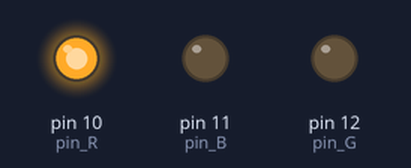
Recording of a program running on a simulated Raspberry Pi (header pin numbers). Parts: output pins drawn as LEDs (lit = HIGH).

Above: at 0.2 s.
At 1.2 s:
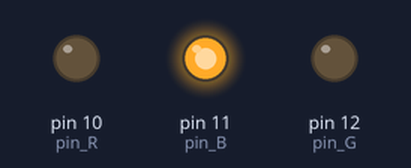
At 1.7 s:
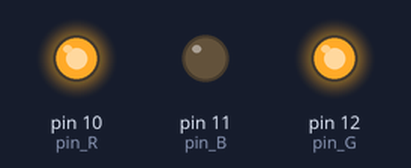
At 2.2 s:
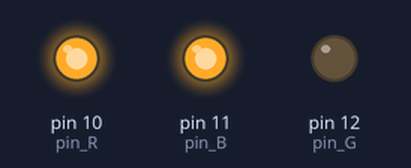
At 3.7 s:
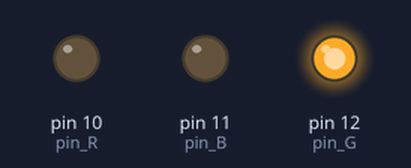
At 5.7 s:
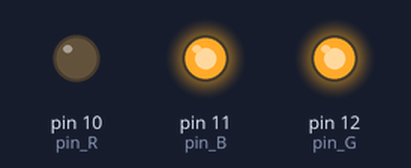
Timing chart, 0 to 6.9 s (numbered marks = the images above):
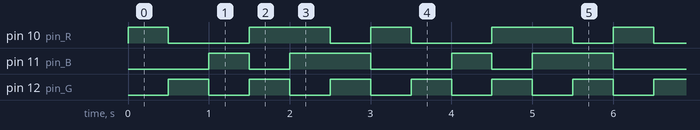

The program:

3colorLED.py
```python
#!/usr/bin/env python
import RPi.GPIO as GPIO
import time

colors = [0xFF0000, 0x00FF00, 0x0000FF, 0xFFFF00, 0xFF00FF, 0x00FFFF]
pins = {'pin_R':10, 'pin_G':12, 'pin_B':11}  # pins is a dict

GPIO.setmode(GPIO.BOARD)       # Numbers GPIOs by physical location
for i in pins:
	GPIO.setup(pins[i], GPIO.OUT)   # Set pins' mode is output

p_R = GPIO.PWM(pins['pin_R'], 2000)  # set Frequece to 2KHz
p_G = GPIO.PWM(pins['pin_G'], 2000)
p_B = GPIO.PWM(pins['pin_B'], 2000)

p_R.start(0)      # Initial duty Cycle = 0(leds off)
p_G.start(0)
p_B.start(0)

def map(x, in_min, in_max, out_min, out_max):
	return (x - in_min) * (out_max - out_min) / (in_max - in_min) + out_min

def setColor(col):   # For example : col = 0x112233
	R_val = (col & 0xFF0000) >> 16
	G_val = (col & 0x00FF00) >> 8
	B_val = (col & 0x0000FF) >> 0

	R_val = map(R_val, 0, 255, 0, 100)
	G_val = map(G_val, 0, 255, 0, 100)
	B_val = map(B_val, 0, 255, 0, 100)

	p_R.ChangeDutyCycle(R_val)     # Change duty cycle
	p_G.ChangeDutyCycle(G_val)
	p_B.ChangeDutyCycle(B_val)

try:
	while True:
		for col in colors:
			setColor(col)
			time.sleep(0.5)
except KeyboardInterrupt:
	p_R.stop()
	p_G.stop()
	p_B.stop()
	for i in pins:
		GPIO.output(pins[i], GPIO.HIGH)    # Turn off all leds
	GPIO.cleanup()
```

Measured:
- by itself, pin 10 (pin_R): repeats every 3.0 s: LOW 1.0 s, HIGH 1.0 s, LOW 0.50 s, HIGH 0.50 s
- by itself, pin 11 (pin_B): repeats every 3.0 s: LOW 0.50 s, HIGH 1.0 s, LOW 1.0 s, HIGH 0.50 s
- by itself, pin 12 (pin_G): alternates HIGH for 0.50 s and LOW for 0.50 s
